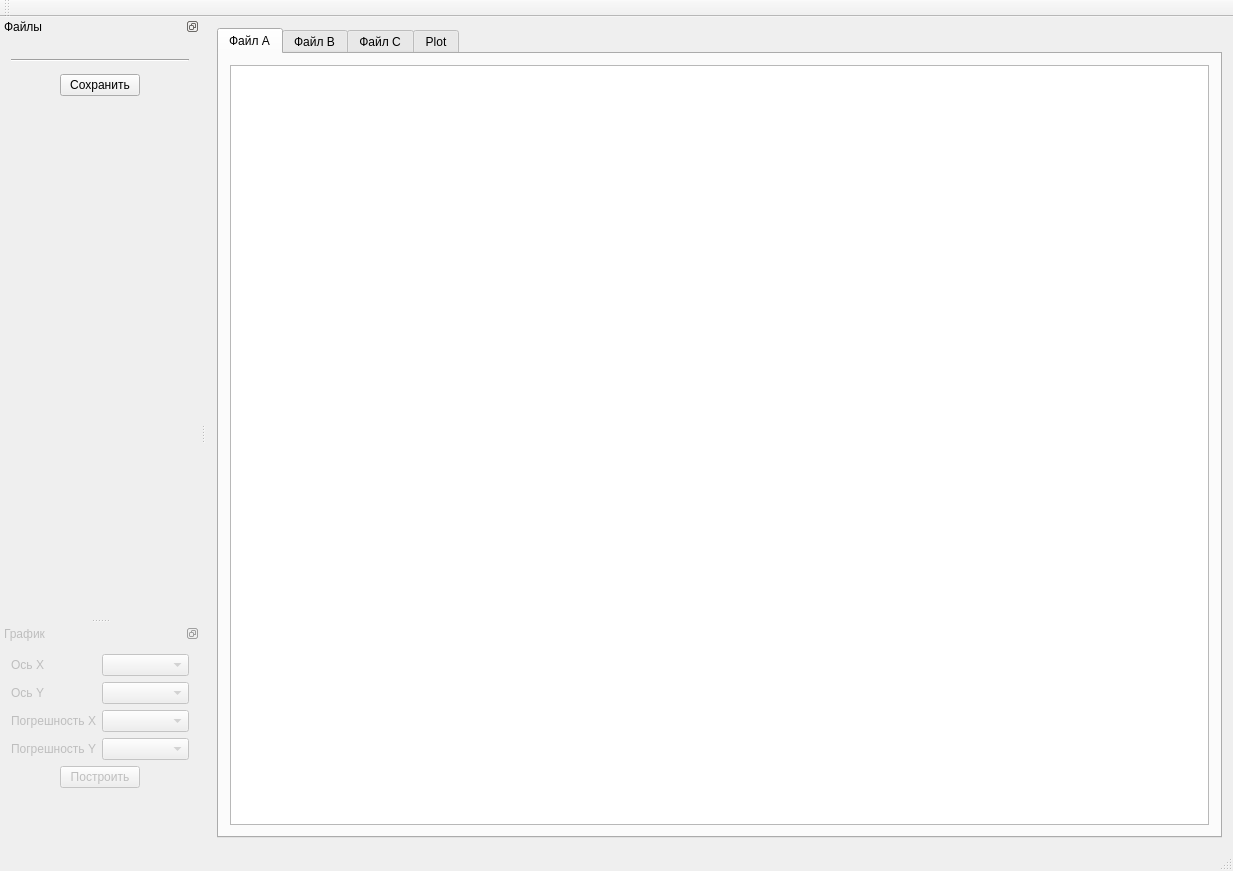
<?xml version="1.0" encoding="UTF-8"?>
<ui version="4.0">
 <class>MainWindow</class>
 <widget class="QMainWindow" name="MainWindow">
  <property name="geometry">
   <rect>
    <x>0</x>
    <y>0</y>
    <width>1233</width>
    <height>871</height>
   </rect>
  </property>
  <property name="windowTitle">
   <string>Мастер построения графиков</string>
  </property>
  <property name="windowIcon">
   <iconset resource="src.qrc">
    <normaloff>:/icons/favicon.png</normaloff>:/icons/favicon.png</iconset>
  </property>
  <widget class="QWidget" name="centralWidget">
   <layout class="QHBoxLayout" name="horizontalLayout_3">
    <item>
     <widget class="QTabWidget" name="tabWidget">
      <property name="currentIndex">
       <number>0</number>
      </property>
      <property name="documentMode">
       <bool>false</bool>
      </property>
      <property name="tabsClosable">
       <bool>false</bool>
      </property>
      <property name="movable">
       <bool>true</bool>
      </property>
      <widget class="QWidget" name="fileA_tab">
       <attribute name="title">
        <string>Файл А</string>
       </attribute>
       <layout class="QVBoxLayout" name="verticalLayout_2">
        <item>
         <widget class="QTableView" name="fileA_tv"/>
        </item>
       </layout>
      </widget>
      <widget class="QWidget" name="fileB_tab">
       <attribute name="title">
        <string>Файл В</string>
       </attribute>
       <layout class="QVBoxLayout" name="verticalLayout_3">
        <item>
         <widget class="QTableView" name="fileB_tv"/>
        </item>
       </layout>
      </widget>
      <widget class="QWidget" name="fileC_tab">
       <attribute name="title">
        <string>Файл С</string>
       </attribute>
       <layout class="QVBoxLayout" name="verticalLayout">
        <item>
         <widget class="QTableView" name="tableView"/>
        </item>
       </layout>
      </widget>
      <widget class="QWidget" name="plot_tab">
       <attribute name="title">
        <string>Plot</string>
       </attribute>
       <layout class="QVBoxLayout" name="verticalLayout_4">
        <item>
         <widget class="QCustomPlot" name="plot_view" native="true"/>
        </item>
       </layout>
      </widget>
     </widget>
    </item>
   </layout>
  </widget>
  <widget class="QMenuBar" name="menuBar">
   <property name="geometry">
    <rect>
     <x>0</x>
     <y>0</y>
     <width>1233</width>
     <height>21</height>
    </rect>
   </property>
  </widget>
  <widget class="QToolBar" name="mainToolBar">
   <attribute name="toolBarArea">
    <enum>TopToolBarArea</enum>
   </attribute>
   <attribute name="toolBarBreak">
    <bool>false</bool>
   </attribute>
  </widget>
  <widget class="QStatusBar" name="statusBar"/>
  <widget class="QDockWidget" name="file_dock">
   <property name="minimumSize">
    <size>
     <width>200</width>
     <height>184</height>
    </size>
   </property>
   <property name="features">
    <set>QDockWidget::DockWidgetFloatable|QDockWidget::DockWidgetMovable</set>
   </property>
   <property name="allowedAreas">
    <set>Qt::LeftDockWidgetArea|Qt::RightDockWidgetArea</set>
   </property>
   <property name="windowTitle">
    <string>Файлы</string>
   </property>
   <attribute name="dockWidgetArea">
    <number>1</number>
   </attribute>
   <widget class="QWidget" name="fileDock_cntnt">
    <layout class="QVBoxLayout" name="verticalLayout_5">
     <item>
      <widget class="FileWidget" name="fileA_widget" native="true"/>
     </item>
     <item>
      <widget class="FileWidget" name="fileB_widget" native="true"/>
     </item>
     <item>
      <widget class="Line" name="file_h_line">
       <property name="orientation">
        <enum>Qt::Horizontal</enum>
       </property>
      </widget>
     </item>
     <item>
      <widget class="FileWidget" name="fileC_widget" native="true"/>
     </item>
     <item>
      <layout class="QHBoxLayout" name="save_H_lyt">
       <item>
        <spacer name="save_lh_spcr">
         <property name="orientation">
          <enum>Qt::Horizontal</enum>
         </property>
         <property name="sizeHint" stdset="0">
          <size>
           <width>40</width>
           <height>20</height>
          </size>
         </property>
        </spacer>
       </item>
       <item>
        <widget class="QPushButton" name="save_btn">
         <property name="text">
          <string>Сохранить</string>
         </property>
        </widget>
       </item>
       <item>
        <spacer name="save_rh_spcr">
         <property name="orientation">
          <enum>Qt::Horizontal</enum>
         </property>
         <property name="sizeHint" stdset="0">
          <size>
           <width>40</width>
           <height>20</height>
          </size>
         </property>
        </spacer>
       </item>
      </layout>
     </item>
     <item>
      <spacer name="file_v_spcr">
       <property name="orientation">
        <enum>Qt::Vertical</enum>
       </property>
       <property name="sizeHint" stdset="0">
        <size>
         <width>20</width>
         <height>486</height>
        </size>
       </property>
      </spacer>
     </item>
    </layout>
   </widget>
  </widget>
  <widget class="QDockWidget" name="plot_dock">
   <property name="enabled">
    <bool>false</bool>
   </property>
   <property name="minimumSize">
    <size>
     <width>200</width>
     <height>200</height>
    </size>
   </property>
   <property name="features">
    <set>QDockWidget::DockWidgetFloatable|QDockWidget::DockWidgetMovable</set>
   </property>
   <property name="allowedAreas">
    <set>Qt::LeftDockWidgetArea|Qt::RightDockWidgetArea</set>
   </property>
   <property name="windowTitle">
    <string>График</string>
   </property>
   <attribute name="dockWidgetArea">
    <number>1</number>
   </attribute>
   <widget class="QWidget" name="plotDock_cntnt">
    <layout class="QVBoxLayout" name="verticalLayout_6">
     <item>
      <layout class="QFormLayout" name="formLayout">
       <item row="0" column="0">
        <widget class="QLabel" name="x_lbl">
         <property name="text">
          <string>Ось X</string>
         </property>
         <property name="alignment">
          <set>Qt::AlignRight|Qt::AlignTrailing|Qt::AlignVCenter</set>
         </property>
        </widget>
       </item>
       <item row="0" column="1">
        <widget class="QComboBox" name="x_cb"/>
       </item>
       <item row="1" column="0">
        <widget class="QLabel" name="y_lbl">
         <property name="text">
          <string>Ось Y</string>
         </property>
         <property name="alignment">
          <set>Qt::AlignRight|Qt::AlignTrailing|Qt::AlignVCenter</set>
         </property>
        </widget>
       </item>
       <item row="1" column="1">
        <widget class="QComboBox" name="y_cb">
         <property name="currentText">
          <string/>
         </property>
        </widget>
       </item>
       <item row="2" column="0">
        <widget class="QLabel" name="dx_lbl">
         <property name="text">
          <string>Погрешность X</string>
         </property>
         <property name="alignment">
          <set>Qt::AlignRight|Qt::AlignTrailing|Qt::AlignVCenter</set>
         </property>
        </widget>
       </item>
       <item row="2" column="1">
        <widget class="QComboBox" name="dx_cb"/>
       </item>
       <item row="3" column="0">
        <widget class="QLabel" name="dy_lbl">
         <property name="text">
          <string>Погрешность Y</string>
         </property>
         <property name="alignment">
          <set>Qt::AlignRight|Qt::AlignTrailing|Qt::AlignVCenter</set>
         </property>
        </widget>
       </item>
       <item row="3" column="1">
        <widget class="QComboBox" name="dy_cb"/>
       </item>
      </layout>
     </item>
     <item>
      <layout class="QHBoxLayout" name="buld_lyt">
       <item>
        <spacer name="build_lh_spcr">
         <property name="orientation">
          <enum>Qt::Horizontal</enum>
         </property>
         <property name="sizeHint" stdset="0">
          <size>
           <width>40</width>
           <height>20</height>
          </size>
         </property>
        </spacer>
       </item>
       <item>
        <widget class="QPushButton" name="build_btn">
         <property name="text">
          <string>Построить</string>
         </property>
        </widget>
       </item>
       <item>
        <spacer name="build_rh_spcr">
         <property name="orientation">
          <enum>Qt::Horizontal</enum>
         </property>
         <property name="sizeHint" stdset="0">
          <size>
           <width>40</width>
           <height>20</height>
          </size>
         </property>
        </spacer>
       </item>
      </layout>
     </item>
     <item>
      <spacer name="verticalSpacer">
       <property name="orientation">
        <enum>Qt::Vertical</enum>
       </property>
       <property name="sizeHint" stdset="0">
        <size>
         <width>20</width>
         <height>40</height>
        </size>
       </property>
      </spacer>
     </item>
    </layout>
   </widget>
  </widget>
 </widget>
 <layoutdefault spacing="6" margin="11"/>
 <customwidgets>
  <customwidget>
   <class>QCustomPlot</class>
   <extends>QWidget</extends>
   <header>widgets/qcustomplot.h</header>
   <container>1</container>
  </customwidget>
  <customwidget>
   <class>FileWidget</class>
   <extends>QWidget</extends>
   <header>widgets/filewidget.h</header>
   <container>1</container>
  </customwidget>
 </customwidgets>
 <resources>
  <include location="src.qrc"/>
 </resources>
 <connections/>
</ui>
